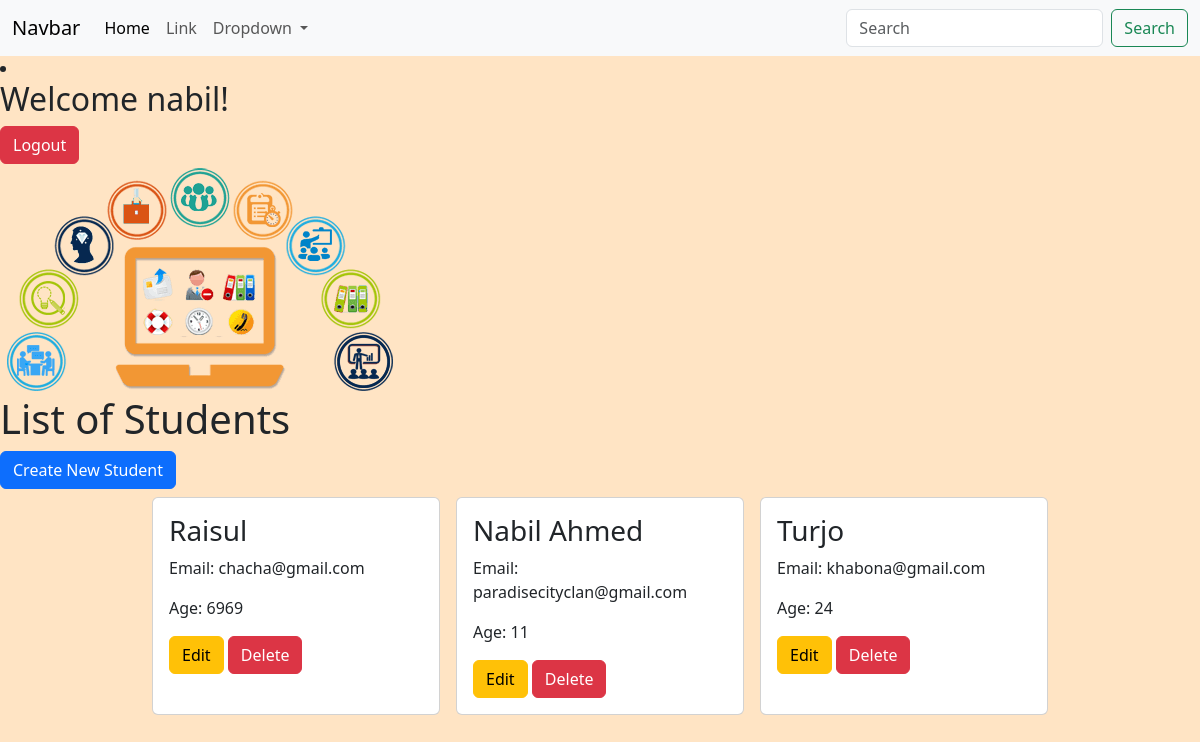
The app's page / (signed in) with its own data.
### student_app/models.py (models this page shows, shortened)
class Student(models.Model):
    name = models.CharField(max_length=150)
    email = models.EmailField()
    age = models.IntegerField()
    course = models.ManyToManyField(Course, null=True, blank=True, default=None)
    photo = models.ImageField(upload_to='media/', null=True, blank=True, default=None)
    department = models.ForeignKey(Department, on_delete=models.CASCADE, null=True, blank=True, default=None)

### student_app/views.py (the view)
# urls.py: path('', views.list_students, name='list_students'),                                      # Function based view
def list_students(request):
    student_app = models.Student.objects.all()
    return render(request, "student_list.html", {"students": student_app})

### student_app/templates/student_list.html (shortened to what this page needs)
{% extends 'base.html' %}
{% block content %}
    <h1>List of Students</h1>
    <a href="{% url 'create_students' %}" class="btn btn-primary">Create New Student</a>
    <div class="d-flex flex-wrap justify-content-center">
        {% for student_app in students %}
            <div class="card m-2" style="width: 18rem;">
                <div class="card-body">
                    <h3 class="card-title">{{student_app.name}}</h3>
                    <p class="card-text">Email: {{student_app.email}}</p>
                    <p class="card-text">Age: {{student_app.age}}</p>
                    {% if user.is_authenticated %}
                        <a href="{% url 'update_students' id=student_app.id %}" class="btn btn-warning">Edit</a>
                        <a href="{% url 'delete_students' id=student_app.id %}" class="btn btn-danger">Delete</a>
                    {% else %}
                    <div class="container" style="background-color: cornflowerblue;">
                        <h5> Login/Register to Edit & Delete </h5>
                    </div>
                    {% endif %}
                </div>
            </div>
        {% endfor %}
{% endblock %}

### templates/base.html (shortened to what this page needs)
{% load static %}
<!doctype html>
<html lang="en">
<head>
    <link href="https://cdn.jsdelivr.net/npm/bootstrap@5.3.8/dist/css/bootstrap.min.css" rel="stylesheet"
>
    <link rel="stylesheet" href="{% static 'css/style.css' %}">
</head>
<body>
    <nav class="navbar navbar-expand-lg bg-body-tertiary">
        <div class="container-fluid">
            <a class="navbar-brand" href="#">Navbar</a>
            <div class="collapse navbar-collapse" id="navbarSupportedContent">
                <ul class="navbar-nav me-auto mb-2 mb-lg-0">
                    <li class="nav-item">
                        <a class="nav-link active" aria-current="page" href="#">Home</a>
                    </li>
                    <li class="nav-item">
                        <a class="nav-link" href="#">Link</a>
                    </li>
                    <li class="nav-item dropdown">
                        <a class="nav-link dropdown-toggle" href="#" role="button" data-bs-toggle="dropdown"
                            aria-expanded="false">
                            Dropdown
                        </a>
                    </li>
                </ul>
                <form class="d-flex" role="search">
                    <input class="form-control me-2" type="search" placeholder="Search" aria-label="Search" />
                    <button class="btn btn-outline-success" type="submit">Search</button>
                </form>
            </div>
        </div>
    </nav>
    <li class="nav-item">
        {% if user.is_authenticated%}
            <h2>Welcome {{user.username}}!</h2>
            <a class="btn btn-danger" href="{% url 'logout'%}">Logout</a>
        {% else %}
            <a class="btn btn-primary" href="{% url 'register'%}">Register</a>
            <a class="btn btn-primary" href="{% url 'login'%}">Login</a>
        {% endif %}
    </li>
    <div>
        <img src="{% static 'images/image.png' %}" alt="horse">
    </div>
    {% block content %}
    {% endblock %}
</body>
</html>

### static/css/style.css (style rules this page uses)
body { background-color: bisque; }

### records on screen
Student: name "Raisul", email "chacha@gmail.com", age "6969"
Student: name "Nabil Ahmed", email "paradisecityclan@gmail.com", age "11"
Student: name "Turjo", email "khabona@gmail.com", age "24"

### other values on screen
{{ user.username }} "nabil"
